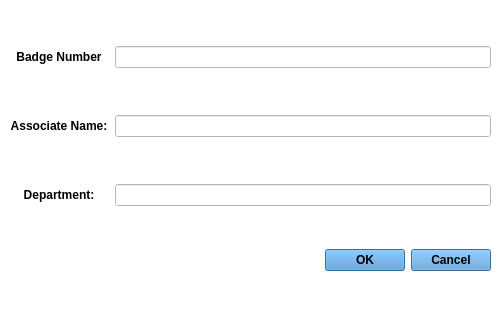
<?xml version="1.0" encoding="UTF-8"?>
<ui version="4.0">
 <class>AddAssociateWindow</class>
 <widget class="QMainWindow" name="AddAssociateWindow">
  <property name="geometry">
   <rect>
    <x>0</x>
    <y>0</y>
    <width>500</width>
    <height>314</height>
   </rect>
  </property>
  <property name="sizePolicy">
   <sizepolicy hsizetype="Fixed" vsizetype="Fixed">
    <horstretch>0</horstretch>
    <verstretch>0</verstretch>
   </sizepolicy>
  </property>
  <property name="windowTitle">
   <string>MainWindow</string>
  </property>
  <property name="styleSheet">
   <string notr="true">background-color: white;</string>
  </property>
  <widget class="QWidget" name="centralwidget">
   <layout class="QGridLayout" name="gridLayout">
    <item row="0" column="0">
     <layout class="QHBoxLayout" name="horizontalLayout">
      <item>
       <widget class="QLabel" name="badge_num_label">
        <property name="minimumSize">
         <size>
          <width>100</width>
          <height>30</height>
         </size>
        </property>
        <property name="maximumSize">
         <size>
          <width>100</width>
          <height>30</height>
         </size>
        </property>
        <property name="font">
         <font>
          <family>Tahoma</family>
          <pointsize>-1</pointsize>
          <bold>true</bold>
         </font>
        </property>
        <property name="styleSheet">
         <string notr="true">font-size: 12px;
font-weight: bold;
color: black;</string>
        </property>
        <property name="text">
         <string>Badge Number</string>
        </property>
        <property name="alignment">
         <set>Qt::AlignmentFlag::AlignCenter</set>
        </property>
       </widget>
      </item>
      <item>
       <widget class="QLineEdit" name="badge_num_edit">
        <property name="font">
         <font>
          <family>Tahoma</family>
         </font>
        </property>
       </widget>
      </item>
     </layout>
    </item>
    <item row="1" column="0">
     <layout class="QHBoxLayout" name="horizontalLayout_2">
      <item>
       <widget class="QLabel" name="associate_name_label">
        <property name="minimumSize">
         <size>
          <width>100</width>
          <height>30</height>
         </size>
        </property>
        <property name="maximumSize">
         <size>
          <width>100</width>
          <height>30</height>
         </size>
        </property>
        <property name="font">
         <font>
          <family>Tahoma</family>
          <pointsize>-1</pointsize>
          <bold>true</bold>
         </font>
        </property>
        <property name="styleSheet">
         <string notr="true">font-size: 12px;
font-weight: bold;
color: black;</string>
        </property>
        <property name="text">
         <string>Associate Name:</string>
        </property>
        <property name="alignment">
         <set>Qt::AlignmentFlag::AlignCenter</set>
        </property>
       </widget>
      </item>
      <item>
       <widget class="QLineEdit" name="associate_name_edit">
        <property name="font">
         <font>
          <family>Tahoma</family>
         </font>
        </property>
       </widget>
      </item>
     </layout>
    </item>
    <item row="2" column="0">
     <layout class="QHBoxLayout" name="horizontalLayout_3">
      <item>
       <widget class="QLabel" name="department_label">
        <property name="minimumSize">
         <size>
          <width>100</width>
          <height>30</height>
         </size>
        </property>
        <property name="maximumSize">
         <size>
          <width>100</width>
          <height>30</height>
         </size>
        </property>
        <property name="font">
         <font>
          <family>Tahoma</family>
          <pointsize>-1</pointsize>
          <bold>true</bold>
         </font>
        </property>
        <property name="styleSheet">
         <string notr="true">font-size: 12px;
font-weight: bold;
color: black;</string>
        </property>
        <property name="text">
         <string>Department:</string>
        </property>
        <property name="alignment">
         <set>Qt::AlignmentFlag::AlignCenter</set>
        </property>
       </widget>
      </item>
      <item>
       <widget class="QLineEdit" name="department_edit">
        <property name="font">
         <font>
          <family>Tahoma</family>
         </font>
        </property>
       </widget>
      </item>
     </layout>
    </item>
    <item row="3" column="0">
     <widget class="QDialogButtonBox" name="buttonBox">
      <property name="font">
       <font>
        <family>Tahoma</family>
        <pointsize>9</pointsize>
        <italic>false</italic>
        <bold>true</bold>
       </font>
      </property>
      <property name="styleSheet">
       <string notr="true">QPushButton {
                font-family: 'Tahoma';
                font-size: 12px;
				font-weight: bold;
				background-color: rgb(78, 149, 213); 
}</string>
      </property>
      <property name="orientation">
       <enum>Qt::Orientation::Horizontal</enum>
      </property>
      <property name="standardButtons">
       <set>QDialogButtonBox::StandardButton::Cancel|QDialogButtonBox::StandardButton::Ok</set>
      </property>
     </widget>
    </item>
   </layout>
  </widget>
 </widget>
 <resources/>
 <connections/>
</ui>
